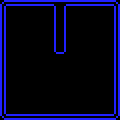

A level layout from a 2D game, rendered from its tile map. Below: a short description, then the map file with its tile-grid data intact:
An orthogonal 10x10 tile map with 12x12 px tiles, 1 tile layer (Слой тайлов 1), 2 tilesets and 1 object.

<map version="1.10" tiledversion="1.11.2" orientation="orthogonal" renderorder="left-up" width="10" height="10" tilewidth="12" tileheight="12" infinite="0" nextlayerid="4" nextobjectid="3">
 <tileset firstgid="1" source="walls-tileset.tsx" />
 <tileset firstgid="65" source="main-tileset.tsx" />
 <layer id="1" name="Слой тайлов 1" width="10" height="10">
  <data encoding="csv">
18,27,27,27,60,59,28,28,28,17,
20,14,14,14,42,41,14,14,14,19,
20,14,14,14,42,41,14,14,14,19,
20,14,14,14,42,41,14,14,14,19,
20,14,14,14,44,43,14,14,14,19,
20,14,14,14,14,14,14,14,14,19,
20,14,14,14,14,14,14,14,14,19,
20,14,14,14,14,14,14,14,14,19,
20,14,14,14,14,14,14,14,14,19,
22,29,29,29,29,29,29,29,29,21
</data>
 </layer>
 <objectgroup id="3" name="Слой объектов 1">
  <object id="2" gid="65" x="12.3333" y="12.1685" width="24" height="24" />
 </objectgroup>
</map>
